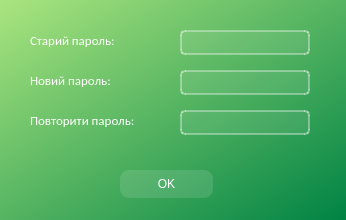
<?xml version="1.0" encoding="UTF-8"?>
<ui version="4.0">
 <class>PassDialog</class>
 <widget class="QDialog" name="PassDialog">
  <property name="geometry">
   <rect>
    <x>0</x>
    <y>0</y>
    <width>346</width>
    <height>220</height>
   </rect>
  </property>
  <property name="windowTitle">
   <string>Зміна пароля</string>
  </property>
  <property name="windowIcon">
   <iconset resource="res-rc.qrc">
    <normaloff>:/icons/Icons/login_black_36dp.svg</normaloff>:/icons/Icons/login_black_36dp.svg</iconset>
  </property>
  <property name="styleSheet">
   <string notr="true">background-color: qlineargradient(spread:pad, x1:0, y1:0, x2:1, y2:1, stop:0 rgba(170, 229, 127, 255), stop:1 rgba(0, 131, 68, 255))</string>
  </property>
  <widget class="QLabel" name="label">
   <property name="geometry">
    <rect>
     <x>30</x>
     <y>25</y>
     <width>111</width>
     <height>31</height>
    </rect>
   </property>
   <property name="font">
    <font>
     <family>Calibri</family>
     <pointsize>10</pointsize>
     <weight>50</weight>
     <bold>false</bold>
    </font>
   </property>
   <property name="styleSheet">
    <string notr="true">color: white;
background-color: none;
border: none;</string>
   </property>
   <property name="text">
    <string>Старий пароль:</string>
   </property>
  </widget>
  <widget class="QLabel" name="label_2">
   <property name="geometry">
    <rect>
     <x>30</x>
     <y>65</y>
     <width>111</width>
     <height>31</height>
    </rect>
   </property>
   <property name="font">
    <font>
     <family>Calibri</family>
     <pointsize>10</pointsize>
     <weight>50</weight>
     <bold>false</bold>
    </font>
   </property>
   <property name="styleSheet">
    <string notr="true">color: white;
background-color: none;
border: none;</string>
   </property>
   <property name="text">
    <string>Новий пароль:</string>
   </property>
  </widget>
  <widget class="QLabel" name="label_3">
   <property name="geometry">
    <rect>
     <x>30</x>
     <y>105</y>
     <width>141</width>
     <height>31</height>
    </rect>
   </property>
   <property name="font">
    <font>
     <family>Calibri</family>
     <pointsize>10</pointsize>
     <weight>50</weight>
     <bold>false</bold>
    </font>
   </property>
   <property name="styleSheet">
    <string notr="true">color: white;
background-color: none;
border: none;</string>
   </property>
   <property name="text">
    <string>Повторити пароль:</string>
   </property>
  </widget>
  <widget class="QLineEdit" name="old_pass">
   <property name="geometry">
    <rect>
     <x>180</x>
     <y>30</y>
     <width>130</width>
     <height>25</height>
    </rect>
   </property>
   <property name="styleSheet">
    <string notr="true">background-color: rgba(255,255,255,20);
border: 2px solid rgba(255,255,255,90);
border-radius: 5px;
color: white;
</string>
   </property>
   <property name="inputMask">
    <string/>
   </property>
   <property name="text">
    <string/>
   </property>
   <property name="echoMode">
    <enum>QLineEdit::Password</enum>
   </property>
   <property name="alignment">
    <set>Qt::AlignCenter</set>
   </property>
  </widget>
  <widget class="QLineEdit" name="new_pass">
   <property name="geometry">
    <rect>
     <x>180</x>
     <y>70</y>
     <width>130</width>
     <height>25</height>
    </rect>
   </property>
   <property name="styleSheet">
    <string notr="true">background-color: rgba(255,255,255,20);
border: 2px solid rgba(255,255,255,90);
border-radius: 5px;
color: white;
</string>
   </property>
   <property name="inputMask">
    <string/>
   </property>
   <property name="text">
    <string/>
   </property>
   <property name="echoMode">
    <enum>QLineEdit::Password</enum>
   </property>
   <property name="alignment">
    <set>Qt::AlignCenter</set>
   </property>
  </widget>
  <widget class="QLineEdit" name="pass_confirm">
   <property name="geometry">
    <rect>
     <x>180</x>
     <y>110</y>
     <width>130</width>
     <height>25</height>
    </rect>
   </property>
   <property name="styleSheet">
    <string notr="true">background-color: rgba(255,255,255,20);
border: 2px solid rgba(255,255,255,90);
border-radius: 5px;
color: white;
</string>
   </property>
   <property name="inputMask">
    <string/>
   </property>
   <property name="text">
    <string/>
   </property>
   <property name="echoMode">
    <enum>QLineEdit::Password</enum>
   </property>
   <property name="alignment">
    <set>Qt::AlignCenter</set>
   </property>
  </widget>
  <widget class="QPushButton" name="pushButton">
   <property name="geometry">
    <rect>
     <x>120</x>
     <y>170</y>
     <width>93</width>
     <height>28</height>
    </rect>
   </property>
   <property name="styleSheet">
    <string notr="true">QPushButton {
color: white;
background-color: rgba(255,255,255,30);
border: none;
border-radius: 9px;
}
QPushButton:hover{
background-color: rgba(255,255,255,55);
}
QPushButton:pressed{
background-color: rgba(255,255,255,95);
}</string>
   </property>
   <property name="text">
    <string>OK</string>
   </property>
  </widget>
 </widget>
 <resources>
  <include location="res-rc.qrc"/>
 </resources>
 <connections/>
</ui>
